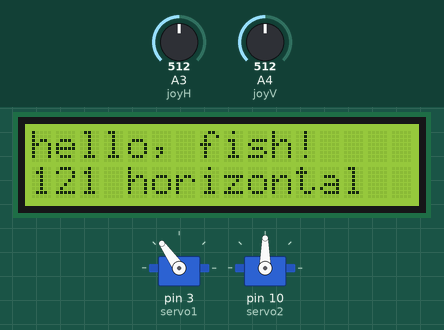
Recording of a sketch running on a simulated Arduino Uno, built with avr-gcc and run on an emulated ATmega328P. On the bench: 2 × servo, 16×2 character LCD. The inputs (shaded band) are chosen by the test bench; at power-on: A4 (joyV) = 512, A3 (joyH) = 512. What the sketch prints to the serial monitor is not drawn.

Above: at 1.2 s.
1.3 s: A4 (joyV) set to 716
At 2.8 s:
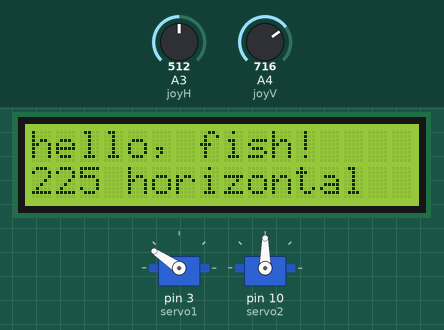
4.3 s: A4 (joyV) set to 900
At 5.8 s:
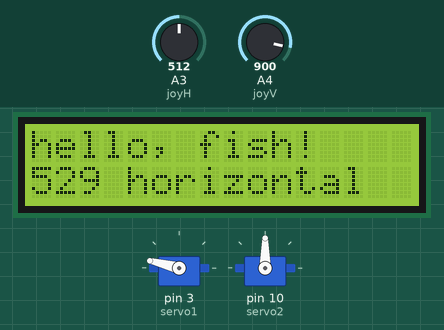
7.3 s: A3 (joyH) set to 716
At 8.8 s:
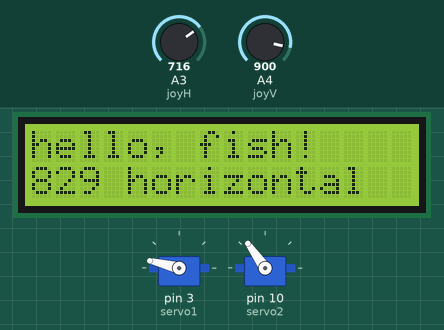
10.3 s: A4 (joyV) set to 1023
At 11.8 s:
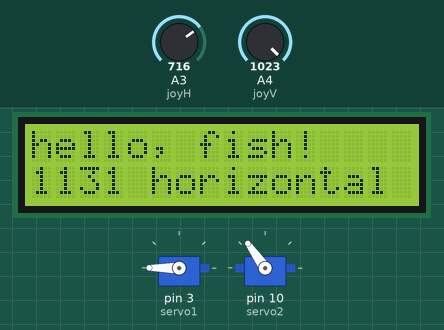
13.3 s: A3 (joyH) set to 900
At 14.8 s:
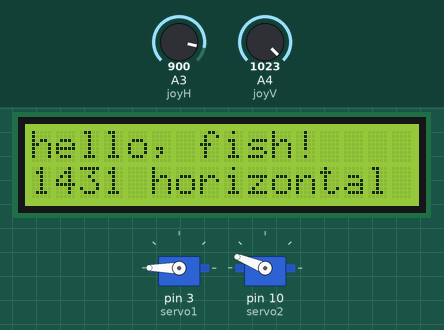
16.3 s: A4 (joyV) set to 511
At 18.3 s:
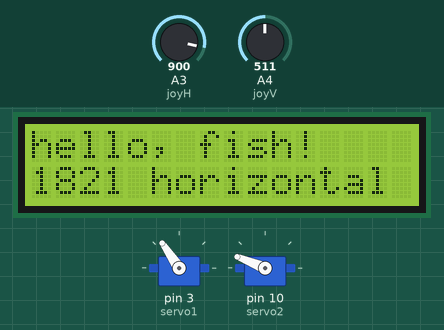
Timing chart, 0 to 19.8 s (numbered marks = the images above; inputs shaded):
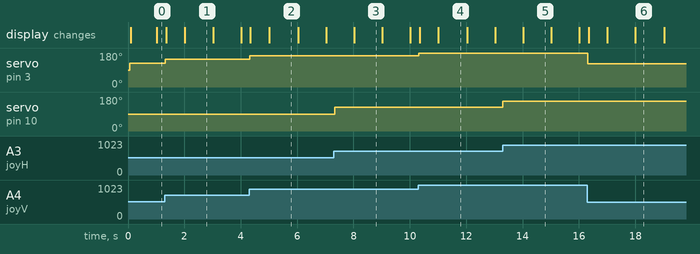

Measured:
- after the input at 1.3 s, servo on pin 3 (servo1): 125° → 146° at once
- after the input at 4.3 s, servo on pin 3 (servo1): 146° → 166° at once
- after the input at 7.3 s, servo on pin 10 (servo2): 90° → 125° at once
- after the input at 10.3 s, servo on pin 3 (servo1): 166° → 180° at once
- after the input at 13.3 s, servo on pin 10 (servo2): 125° → 158° at once
- after the input at 16.3 s, servo on pin 3 (servo1): 180° → 124° at once
- what the display in image 1 shows lasts 1.0 s, from 2.0 s to 3.0 s

The sketch:

sketch_aug04a.ino
```cpp
// include the library code:
#include <LiquidCrystal.h>

#include <Servo.h>

const int servo1 = 3;       // first servo
const int servo2 = 10;       // second servo
const int joyH = 3;        // L/R Parallax Thumbstick
const int joyV = 4;        // U/D Parallax Thumbstick

int servoVal;           // variable to read the value from the analog pin

Servo myservo1;  // create servo object to control a servo
Servo myservo2;  // create servo object to control a servo

// initialize the library with the numbers of the interface pins
LiquidCrystal lcd(12, 11, 5, 7, 6, 2);

void setup() {

  // Servo
  myservo1.attach(servo1);  // attaches the servo
  myservo2.attach(servo2);  // attaches the servo

  // Inizialize Serial
  Serial.begin(9600);


  // set up the LCD's number of columns and rows:
  lcd.begin(16, 2);
  // Print a message to the LCD.
  lcd.print("hello, fish!");

}


void loop(){

    // Display Joystick values using the serial monitor
    outputJoystick();

    // Read the horizontal joystick value  (value between 0 and 1023)
    servoVal = analogRead(joyH);
    servoVal = map(servoVal, 0, 1023, 0, 180);     // scale it to use it with the servo (result  between 0 and 180)

    myservo2.write(servoVal);                         // sets the servo position according to the scaled value

    // Read the horizontal joystick value  (value between 0 and 1023)
    servoVal = analogRead(joyV);
    servoVal = map(servoVal, 0, 1023, 70, 180);     // scale it to use it with the servo (result between 70 and 180)

    myservo1.write(servoVal);                           // sets the servo position according to the scaled value

    delay(15);                                       // waits for the servo to get there

}

/**
* Display joystick values
*/
void outputJoystick(){

    Serial.print(map(servoVal, 0, 1023, 0, 180));
    Serial.print(" horizontal   ");
    Serial.print(map(servoVal, 0, 1023, 70, 180));
    Serial.println (" vertical");


  // set the cursor to column 0, line 1
  // (note: line 1 is the second row, since counting begins with 0):
  lcd.setCursor(0, 1);
  // print the number of seconds since reset:
  lcd.print(millis()/1000);


    lcd.print(map(servoVal, 0, 1023, 0, 180));
    lcd.print(" horizontal   ");
    lcd.print(map(servoVal, 0, 1023, 70, 180));
    lcd.println (" veritcal");

}
```
